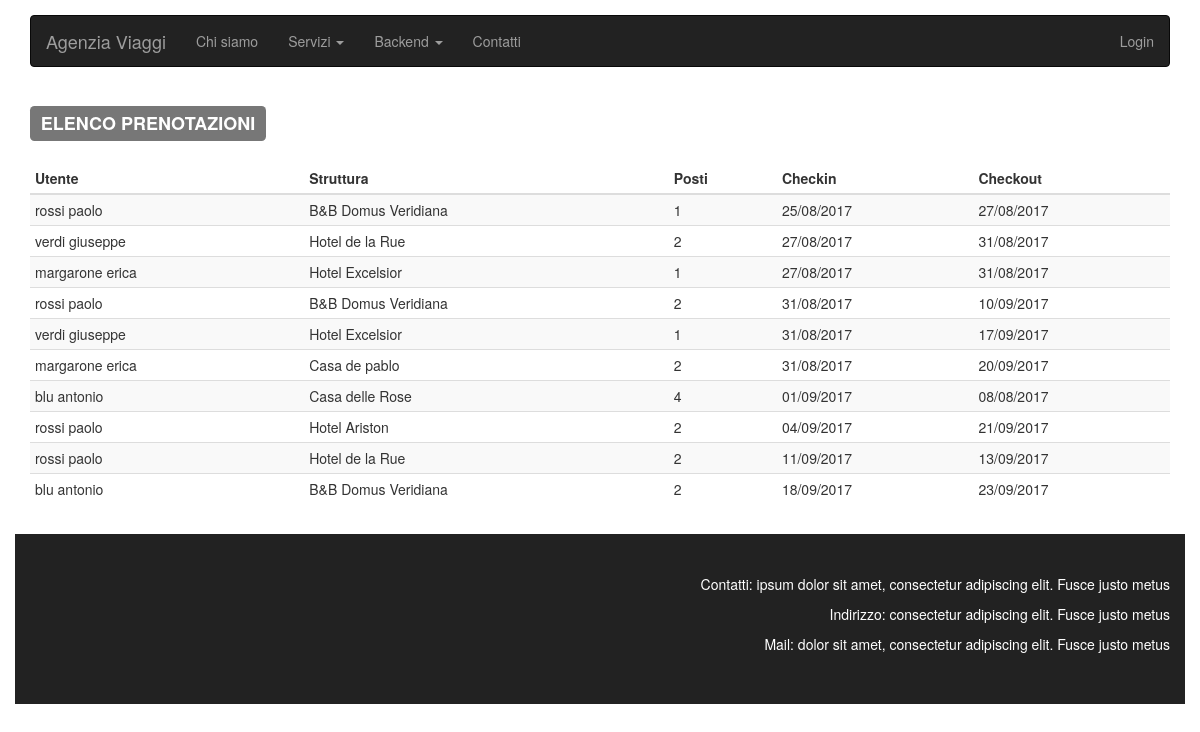
The page /elenco_prenotazioni.php on the database its author committed.
### tables this page shows
CREATE TABLE `tbl_utenti` (
  `idutente` int(11) NOT NULL,
  `username` varchar(15) NOT NULL,
  `password` varchar(10) NOT NULL,
  `nome` varchar(20) DEFAULT NULL,
  `cognome` varchar(30) DEFAULT NULL,
  `data_nascita` date DEFAULT NULL,
  `mail` varchar(30) NOT NULL
);

CREATE TABLE `tbl_strutture` (
  `idstruttura` int(11) NOT NULL,
  `idpaese` int(11) NOT NULL,
  `tipo` varchar(15) NOT NULL,
  `nome` varchar(100) NOT NULL,
  `citta` varchar(100) NOT NULL,
  `capienza` int(11) DEFAULT NULL
);

CREATE TABLE `tbl_prenotazioni` (
  `idprenotazione` int(11) NOT NULL,
  `idutente` int(11) NOT NULL,
  `idcamera` int(11) NOT NULL,
  `data_inizio` date NOT NULL,
  `data_fine` date NOT NULL,
  `posti` int(11) NOT NULL
);

### elenco_prenotazioni.php (the view, shortened to what this page needs)
<!doctype html>
<html>
<head>
<link rel="stylesheet" type="text/css" href="bootstrap/css/bootstrap.min.css">
<link rel="stylesheet" type="text/css" href="style.css">
</head>
<body>
<div id="headerWrap">
  <header class="container voffset3">
    <nav id="mainNav" class="navbar navbar-inverse" role="navigation">
      <div class="navbar-header">
        <a href="index.php" class="navbar-brand">Agenzia Viaggi</a> </div>
      <div class="collapse navbar-collapse" id="mainMenu">
        <ul class="nav navbar-nav">
          <li><a href="chi_siamo.php">Chi siamo</a></li>
          <li class="dropdown"> <a class="dropdown-toggle" data-toggle="dropdown" role="button" aria-expanded="false" href="#">Servizi <span class="caret"></span></a>
          </li>
          <li class="dropdown"> <a class="dropdown-toggle" data-toggle="dropdown" role="button" aria-expanded="false" href="#">Backend <span class="caret"></span></a>
          </li>
          <li><a href="contatti.php">Contatti</a></li></ul>
		  <?php
		  if (isset($_SESSION["UserName"])) {
			$utente = $_SESSION["UserName"];
			echo "<ul class=\"nav navbar-nav navbar-right\">";
			echo "<li class=\"dropdown\"> <a class=\"dropdown-toggle\" data-toggle=\"dropdown\" role=\"button\" aria-expanded=\"false\" href=\"#\">$utente<span class=\"caret\"></span></a>";
            echo "<ul class=\"dropdown-menu\" role=\"menu\">";
            echo "<li><a href=\"mie_prenotazioni.php\">Le tue prenotazioni</a></li>";
            echo "<li><a href=\"logout.php\">Esci</a></li>";
            echo "</ul>";
          	}
		else
			{
			echo"<ul class=\"nav navbar-nav navbar-right\"><li><a href=\"login2.php\">Login</a></li></ul>";
			}
		  ?>
      </div>
    </nav>
  </header>
</div>
<div class="container">
  <div id="content">
	<h3><span class="label label-default">ELENCO PRENOTAZIONI</span></h3>
	<br>
   <table class="table table-condensed table-striped">
        <thead>
          <tr>
            <th>Utente</th>
            <th>Struttura</th>
			<th>Posti</th>
            <th>Checkin</th>
			<th>Checkout</th>
          </tr>
        </thead>
        <tbody>
		<?php
		$host = "localhost";
		$username = "root";
		$password = "";
		$db = "agenzia";
		$conn = new mysqli($host, $username, $password, $db);
		$sql = "SELECT u.cognome,u.nome,p.data_inizio,p.data_fine,p.posti,s.nome AS struttura,s.citta from tbl_utenti as U INNER JOIN tbl_prenotazioni as P ON u.idutente=p.idutente INNER JOIN tbl_camere as c on c.idcamera=p.idcamera INNER JOIN tbl_strutture as s ON c.idstruttura=s.idstruttura order by p.data_inizio";
		$result = $conn->query($sql);
			while($row = $result->fetch_assoc()) {
				$cognome = $row["cognome"];
				$nome = $row["nome"];
				$checkin = $row["data_inizio"];
				$checkout= $row["data_fine"];
				$struttura= $row["struttura"];
				$posti= $row["posti"];
				echo "<tr>";
				echo"<td>$cognome $nome</td>";
				echo"<td>$struttura</td>";
				echo"<td>$posti</td>";
				$miadatain = date("d/m/Y", strtotime($checkin));
				$miadataout = date("d/m/Y", strtotime($checkout));
				echo "<td>$miadatain</td>";
				echo "<td>$miadataout</td>";
				echo "</tr>";
			}
		?>
        </tbody>
      </table>
</div>
</div>
<div id="footerWrap" class="voffset2 container">
  <footer class="container">
    <p class="text-right">Contatti: ipsum dolor sit amet, consectetur adipiscing elit. Fusce justo metus</p>
	<p class="text-right">Indirizzo: consectetur adipiscing elit. Fusce justo metus</p>
	<p class="text-right">Mail: dolor sit amet, consectetur adipiscing elit. Fusce justo metus</p>
  </footer>
</div>
</body>
</html>

### style.css (style rules this page uses)
.voffset2 { margin-top: 10px; }
.voffset3 { margin-top: 15px; }
#footerWrap { background-color:#222222; padding:40px 0; }
#footerWrap p { color:#fff; }

### rows shown on the page
tbl_utenti: cognome "rossi", nome "paolo", tbl_strutture.nome "B&B Domus Veridiana", tbl_prenotazioni.posti "1", tbl_prenotazioni.data_inizio "25/08/2017", tbl_prenotazioni.data_fine "27/08/2017", tbl_prenotazioni.posti "2", tbl_prenotazioni.data_inizio "31/08/2017", tbl_prenotazioni.data_fine "10/09/2017", tbl_strutture.nome "Hotel Ariston", tbl_prenotazioni.data_inizio "04/09/2017", tbl_prenotazioni.data_fine "21/09/2017", tbl_strutture.nome "Hotel de la Rue", tbl_prenotazioni.data_inizio "11/09/2017", tbl_prenotazioni.data_fine "13/09/2017"
tbl_utenti: cognome "verdi", nome "giuseppe", tbl_strutture.nome "Hotel de la Rue", tbl_prenotazioni.posti "2", tbl_prenotazioni.data_inizio "27/08/2017", tbl_prenotazioni.data_fine "31/08/2017", tbl_strutture.nome "Hotel Excelsior", tbl_prenotazioni.posti "1", tbl_prenotazioni.data_inizio "31/08/2017", tbl_prenotazioni.data_fine "17/09/2017"
tbl_utenti: cognome "margarone", nome "erica", tbl_strutture.nome "Hotel Excelsior", tbl_prenotazioni.posti "1", tbl_prenotazioni.data_inizio "27/08/2017", tbl_prenotazioni.data_fine "31/08/2017", tbl_strutture.nome "Casa de pablo", tbl_prenotazioni.posti "2", tbl_prenotazioni.data_inizio "31/08/2017", tbl_prenotazioni.data_fine "20/09/2017"
tbl_utenti: cognome "blu", nome "antonio", tbl_strutture.nome "Casa delle Rose", tbl_prenotazioni.posti "4", tbl_prenotazioni.data_inizio "01/09/2017", tbl_prenotazioni.data_fine "08/08/2017", tbl_strutture.nome "B&B Domus Veridiana", tbl_prenotazioni.posti "2", tbl_prenotazioni.data_inizio "18/09/2017", tbl_prenotazioni.data_fine "23/09/2017"
